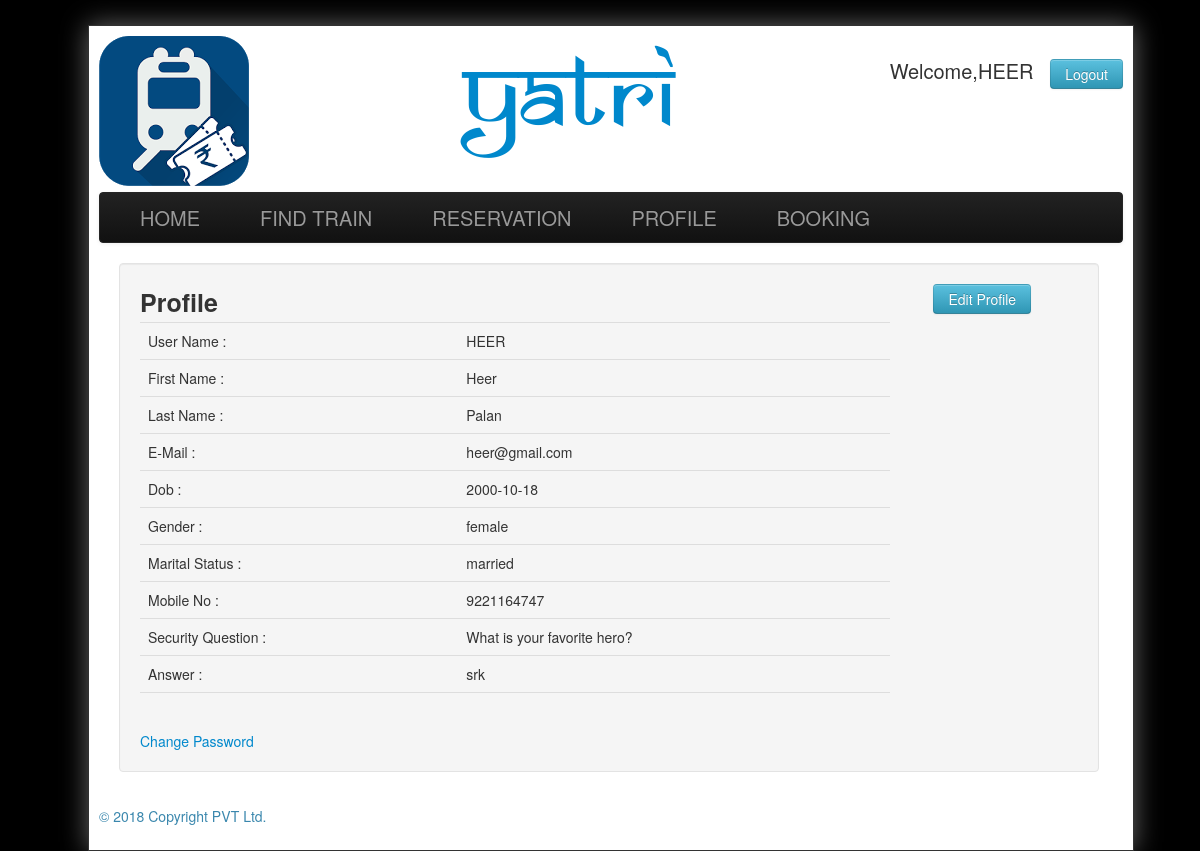
The app's page /profile.php (signed in) with its own data.
### tables this page shows
CREATE TABLE `users` (
  `f_name` varchar(50) NOT NULL,
  `l_name` varchar(50) NOT NULL,
  `email` varchar(50) NOT NULL,
  `password` varchar(20) NOT NULL,
  `gender` varchar(10) NOT NULL,
  `marital` varchar(10) NOT NULL,
  `dob` varchar(20) NOT NULL,
  `mobile` bigint(10) NOT NULL,
  `ques` varchar(100) NOT NULL,
  `ans` varchar(100) NOT NULL,
  `usertype` varchar(5) NOT NULL,
  `u_name` varchar(25) DEFAULT NULL
);

### profile.php (the view, shortened to what this page needs)
<?php
$tbl_name="users";
$name=$_SESSION['name'];
require('firstimport.php');
mysqli_select_db($conn,"$db_name") or die("cannot select db");
$result=mysqli_query($conn,"SELECT * FROM $tbl_name WHERE u_name='$name'");
$row=mysqli_fetch_array($result);
?>
<!DOCTYPE html>
<html>
<head>
	<link href="css/bootstrap.min.css" rel="stylesheet">
	<link href="css/Default.css" rel="stylesheet">
</head>
<body>
	<div class="wrap">
		<div class="header">
			<div style="float:left;width:150px;">
				<img src="images/logo2.jpg"/>
			</div>
			<div>
			<div style="float:right; font-size:20px;margin-top:20px;">
			<?php
			 if(isset($_SESSION['name']))
			 {
			  echo "Welcome,".$_SESSION['name']."&nbsp;&nbsp;&nbsp;<a href=\"logout.php\" class=\"btn btn-info\">Logout</a>";
			 }
			 else
			 {
				$_SESSION['error']=15;
				header("location:login1.php");
			 }
			 ?>
			</div>
			<div id="heading">
				<a href="index.php">Yatri</a>
			</div>
			</div>
		</div>
		<div class="navbar navbar-inverse" >
			<div class="navbar-inner">
				<div class="container" >
				<a class="brand" href="index.php" >HOME</a>
				<a class="brand" href="train.php" >FIND TRAIN</a>
				<a class="brand" href="reservation.php">RESERVATION</a>
				<a class="brand" href="profile.php">PROFILE</a>
				<a class="brand" href="display.php">BOOKING</a>
				</div>
			</div>
		</div>
		<div class="span12 well pass1">
			<table style="width:100%;">
			<tr>
				<td><span style="font-weight:bold;font-size:25px;">Profile</span>
				<a id="editp1" style="float:right;margin-right:5%;"class="btn btn-info"> Edit Profile</a></td>
			<tr>
				<td>
					<div class="span8" style="float:left;width:80%;">
					<table class="table">
					<tr><td >User Name : </td> <td><?php echo $row['u_name']; ?></td></tr>
					<tr><td >First Name : </td> <td style="text-transform:capitalize;"><?php echo $row['f_name']; ?></td></tr>
					<tr><td >Last Name : </td> <td style="text-transform:capitalize;"><?php echo $row['l_name']; ?></td></tr>
					<tr><td>E-Mail : </td> <td><?php echo $row['email'];?></td></tr>
					<tr><td>Dob : </td> <td><?php echo $row['dob']; ?></td></tr>
					<tr><td> Gender :</td> <td><?php echo $row['gender'];?></td></tr>
					<tr><td>Marital Status : </td> <td><?php echo $row['marital']; ?></td></tr>
					<tr><td>Mobile No : </td> <td><?php echo $row['mobile'];?></td></tr>
					<tr><td>Security Question : </td> <td><?php echo $row['ques']; ?></td></tr>
					<tr><td>Answer : </td> <td><?php echo $row['ans']; ?></td></tr>
					<tr><td></td> <td></td></tr>
					</table>
					</div>
				</td>
			</tr>
			<tr>
				<td>
				<span style="width:35%;"><a id="cpass">Change Password</a></span>
				</td>
			</tr>
		</table>
		</div>
		<footer >
			<div style="width:100%;">
				<div style="float:left;">
					<p class="text-right text-info">  &copy; 2018 Copyright PVT Ltd.</p>
				</div>
			</div>
		</footer>
	</div>
</body>
</html>

### css/Default.css (style rules this page uses)
body { width:100%; padding-top: 25px; background-color: rgb(0,0,0); }
.header { height: 156px; padding: 0; font-size: 14px; width:100%; }
.wrap { position:absolute; width:1024px; background-color:#FFFFFF; padding:10px 10px; border:solid 1px; -o-box-shadow: 10px 10px 5px #888; -moz-box-shadow: 10px 10px 5px #888; -webkit-box-shadow: 10px 10px 5px #888; box-shadow: 0px 0px 25px #666; }
#heading { text-align:center; font-size:100px; font-family: 'Samarkan Normal'; font-weight:normal; line-height:normal; padding-right: 50px; }
.navbar .brand { padding:10px 40px 10px; }
.span12 { margin-right:20px; }

### records on screen
users: u_name "HEER", f_name "Heer", l_name "Palan", email "heer@gmail.com", dob "2000-10-18", gender "female", marital "married", mobile "9221164747", ques "What is your favorite hero?", ans "srk"

### other values on screen
$_SESSION['name'] "HEER"
